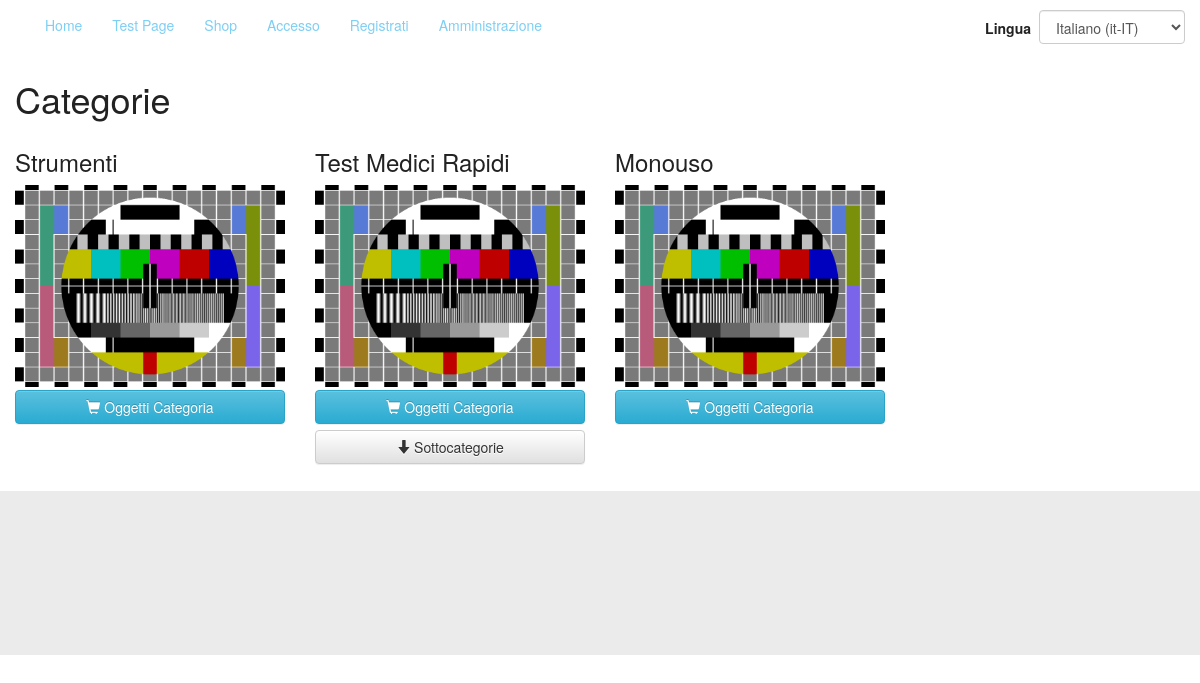
/Shop/catChildren/8, run on the app's committed database.
### tables this page shows
CREATE TABLE `acms_menus` (
  `menu_id` int(11) NOT NULL,
  `menu_title` varchar(100) NOT NULL,
  `fk_lang_id` int(11) NOT NULL
);

CREATE TABLE `acms_menus_links` (
  `link_id` int(11) NOT NULL,
  `fk_menu_id` int(11) NOT NULL,
  `link_title` varchar(100) NOT NULL,
  `link_rel_uri` varchar(150) NOT NULL,
  `link_abs_uri` varchar(200) NOT NULL,
  `fk_lang_id` int(11) NOT NULL
);

CREATE TABLE `acms_shop_categories` (
  `category_id` int(11) NOT NULL,
  `category_name` varchar(80) DEFAULT NULL,
  `category_status` tinyint(1) DEFAULT '1',
  `category_image_src` varchar(256) DEFAULT NULL,
  `fk_lang_id` int(11) NOT NULL,
  `fk_parent_id` int(11) NOT NULL DEFAULT '0',
  `category_parent_name` varchar(45) DEFAULT NULL
);

### controllers/Shop.php (called while the page is built, shortened)
<?php
class Shop extends Controller
{
    public function catChildren($args=NULL)
    {
        $this->menus["main_menu"] = $this->getModel('MenuModel')->selectMenuDataById(1);
        $shop_model = $this->getModel('ShopModel');
        $this->categories = $shop_model->getCategoryChildren($args[0]);
        foreach($this->categories as $curr_cat){
            $curr_cat->children = $shop_model->getCategoryChildren($curr_cat->category_id);
        }
        $this->getView('pages/page_default');
    }
}

### index.php (called while the page is built, shortened)
<?php
require_once(__DIR__.'/Config.php');
require_once(Config::$abs_path.'/libs/php/Session.php');
require_once(Config::$abs_path.'/libs/php/Database.php');
require_once(Config::$abs_path.'/controllers/Controller.php');
require_once(Config::$abs_path.'/App.php');
(new App());

### libs/php/Session.php (called while the page is built, shortened)
<?php
class Session
{
    public static function get($key)
    {
        if (isset($_SESSION[$key]))
        {
            return $_SESSION[$key];
        }else{
            return FALSE;
        }
    }
}

### libs/php/Database.php (called while the page is built, shortened)
<?php
class Database
{
    public $mysqli;
    public $results;
    public function __construct()
    {
        $this->mysqli = new mysqli( Config::$db_host, Config::$db_user, Config::$db_pass, Config::$db_name);
    }
    public function queryExec($query='')
    {
        $_query = str_replace("#_", Config::$db_prefix, $query);
        if (!$this->results = $this->mysqli->query($_query)) {
            echo "<b>Database() say: </b>query problems<br>";
            echo "Query: " . $_query . "<br>";
            echo "Errno: " . $this->mysqli->errno . "<br>";
            echo "Error: " . $this->mysqli->error . "<br>";
            exit;
        }
        return $this->results;
    }
}

### models/MenuModel.php (called while the page is built)
<?php
class MenuModel extends Model
{
    public function selectMenuDataById($menu_id = 0)
    {
        $query =
            "SELECT * "
          . "FROM #_menus "
          . "LEFT JOIN #_menus_links ON #_menus_links.fk_menu_id = $menu_id "
          . "WHERE #_menus.menu_id = $menu_id";
        $this->results = $this->queryExec($query);
        $data = array();
        while ($obj = $this->results->fetch_object()){
            array_push($data, $obj);
        }
        return $data;
    }
}

### models/ShopModel.php (called while the page is built, shortened)
<?php
class ShopModel extends Model
{
    function getCategoryChildren($category_id=NULL)
    {
        $query =
         "SELECT * FROM #_shop_categories
          LEFT JOIN #_languages ON #_shop_categories.fk_lang_id = #_languages.lang_id
          WHERE #_shop_categories.fk_parent_id = $category_id;";
        $this->results = $this->queryExec($query);
        if(!$this->results){
            return FALSE;
        }else{
            $data = array();
            while($row_obj = $this->results->fetch_object()){
                array_push($data, $row_obj);
            }
            return $data;
        }
    }
}

### views/shop/categories.php (the view)
<div class="categories">
    <h1><?=Lang::$categories?></h1>
    <div class="categories_list">
        <div class="row">
            <?php if(count($this->categories) > 0) :?>
                <?php foreach($this->categories as $curr_category): ?>
                    <div class="col-xs-12 col-sm-6 col-md-4 col-lg-3 category_wrapper">
                        <div class="category">
                            <div class="category_title">
                                <h3>
                                    <?=$curr_category->category_name;?>
                                </h3>
                            </div>
                            <div class="category_image">
                                <img src="<?=$curr_category->category_image_src;?>" alt="<?=$curr_category->category_name;?>" title="<?=$curr_category->category_name;?>" />
                            </div>
                            <div class="category_links">
                                <a href="<?=Config::$web_path. "/Shop/showItems/" . $curr_category->category_id;?>" class="btn btn-info form-control">
                                    <span class="glyphicon glyphicon-shopping-cart"></span>
                                    <?=Lang::$category_items;?>
                                </a>
                                <?php if(count($curr_category->children) > 0): ?>
                                    <a href="<?=Config::$web_path. "/Shop/catChildren/" . $curr_category->category_id;?>" class="btn btn-default form-control">
                                        <span class="glyphicon glyphicon-arrow-down"></span>
                                        <?=Lang::$subcategories;?>
                                    </a>
                                <?php endif;?>
                            </div>
                        </div>
                    </div>
                <?php endforeach;?>
            <?php else:?>
                <div class="col-xs-12 col-sm-12 col-md-12 col-lg-12">
                    <h2><?=Lang::$categories_none;?></h2>
                </div>
            <?php endif;?>
        </div>
    </div>
</div>

### App.php (shortened to what this page needs)
<?php
class App
{
    protected $controller = 'Page';
    protected $method = 'index';
    protected $params = array();
    public function __construct()
    {
        $url = $this->parseUrl();
        if($url)
        {
            if( file_exists(__DIR__ . '/controllers/' . $url[0] . '.php') )
            {
                $this->controller = $url[0];
                unset($url[0]);
                $this->controller = new $this->controller;
                if( isset($url[1]) && method_exists($this->controller, $url[1]))
                {
                    $this->method = $url[1];
                    unset($url[1]);
                }
            }
            $this->params = $url ? array_values($url) : array();
            call_user_func_array(array($this->controller, $this->method), array($this->params));
        }else{
            require_once(dirname(__FILE__) . '/controllers/' . $this->controller . '.php');
            $this->controller = new $this->controller;
            call_user_func_array(array($this->controller, $this->method), array($this->params));
        }
    }
    public function parseUrl()
    {
        $get = filter_input_array(INPUT_GET, FILTER_SANITIZE_STRING);
        if(isset($get['url'])){
            return $url = explode('/', filter_var(rtrim($get['url'], '/'), FILTER_SANITIZE_URL) );
        }else{
            return FALSE;
        }
    }
}

### views/pages/page_default.php (shortened to what this page needs)
<!DOCTYPE html>
<html lang="en" data-localization="<?=Session::get('lang') ? Session::get('lang') : Config::$default_lang;?>">
    <head>
        <link href="<?=Config::$web_path;?>/libs/bootstrap/css/bootstrap.min.css" rel="stylesheet">
        <link href="<?=Config::$web_path;?>/libs/bootstrap/css/bootstrap-theme.min.css" rel="stylesheet">
        <link href="<?=Config::$web_path;?>/css/app_style.css" rel="stylesheet">
        <link href="<?=Config::$web_path;?>/themes/<?=Config::$theme;?>/css/theme.css" rel="stylesheet">
        <link href="<?=Config::$web_path;?>/themes/<?=Config::$theme;?>/css/theme_shop.css" rel="stylesheet">
        <link type="text/css" rel="stylesheet" href="<?=Config::$web_path;?>/js/libs/jquery-ui-1.11.4/jquery-ui.min.css" />
        <link type="text/css" rel="stylesheet" href="<?=Config::$web_path;?>/js/libs/sweetalert-master/dist/sweetalert.css" />
        <link type="text/css" rel="stylesheet" href="<?=Config::$web_path;?>/js/libs/jonthornton-jquery-timepicker/jquery.timepicker.css" />
    </head>
    <body>
        <div class="container-fluid">
            <header class="row">
                <div class="header-content col-xs-12 col-sm-12 col-md-12 col-lg-12">
                    <?php $this->getInclude('header-content');?>
                </div>
            </header>
        </div>
        <div class="container-fluid">
            <div class="main-content">
                <?php $this->getInclude('main-content') ?>
            </div>
        </div>
        <div class="container-fluid">
            <footer class="row">
                <div class="footer-content col-xs-12 col-sm-12 col-md-12 col-lg-12">
                </div>
            </footer>
        </div>
    </body>
</html>

### controllers/Controller.php (shortened to what this page needs)
<?php
class Controller
{
    public $includes = array("positions"=>array());
    public function getModel($model='')
    {
        return new $model();
    }
    public function getView($view="", $data=NULL )
    {
        require_once(Config::$abs_path.'/views/'.$view.'.php');
    }
    public function includeView($view="", $position="")
    {
        $view_path = Config::$abs_path.'/views/'.$view.'.php';
        if($position!=""){
            $this->includes['positions'][$position] = $view_path;
        }else{
            array_push($this->includes, $view_path);
        }
    }
    public function getInclude($position="")
    {
        if( isset($this->includes['positions'][$position]) )
        {
            require_once( $this->includes['positions'][$position] );
        }
    }
}

### views/nav/main_menu.php
<div class="main_menu">
    <div class="main_menu_wrapper">
        <?php if(isset($this->menus["main_menu"])): ?>
                <div id="navbar" class="navbar-collapse collapse">
                    <ul class="nav navbar-nav">
                    <?php foreach($this->menus["main_menu"] as $menu_link): ?>
                        <?php
                            $uri = Config::$web_path;
                            if(isset($menu_link->link_rel_uri)){
                                $uri.=$menu_link->link_rel_uri;
                            }else if(isset($menu_link->link_abs_uri)){
                                $uri.=$menu_link->link_abs_uri;
                            }
                        ?>
                        <li>
                            <a
                                href = "<?=$uri?>"
                                target = "_self"
                                title= "<?=$menu_link->link_title?>"
                                alt  = "<?=$menu_link->link_title?>"
                            >
                                <?=$menu_link->link_title?>
                            </a>
                        </li>
                    <?php endforeach; ?>
                    </ul>
                    <ul class="nav navbar-nav navbar-right">
                        <li>
                            <label style="margin: 18px 8px auto 8px;">
                                Lingua
                            </label>
                        </li>
                        <li>
                            <p>
                                <?php include(__DIR__ . '/lang_menu.php');?>
                            </p>
                        </li>
                    </ul>
                </div>
        <?php endif;?>
    </div>
</div>

### views/nav/lang_menu.php (shortened to what this page needs)
<div class="lang_menu">
    <form id="selectLanguage" name="select_language" method="POST" action="<?=Config::$web_path?>/Localization/setLanguage">
        <div class="form-group">
            <select id="languageCode" name="language_code" class="form-control">
                <option value="it-IT" <?=Session::get('lang')==="it-IT" ? 'selected' : ''; ?>>
                    Italiano (it-IT)
                </option>
            </select>
        </div>
    </form>
</div>

### css/app_style.css (style rules this page uses)
a, a:hover, a:focus, a:visited { text-decoration: none; }

### themes/default/css/theme.css (style rules this page uses)
html, body { color: #222; }
a { color: #7ecff4; }
select, option { color: #222; }
footer { min-height: 164px; margin-top: 24px; margin-bottom: 0; background: #EBEBEB; }

### themes/default/css/theme_shop.css (style rules this page uses)
.categories .category_wrapper .category_image img { width: 100%; text-align: center; }
.categories .category_wrapper .category_links a { margin-top: 3px; margin-bottom: 3px; }

### data on the page
acms_menus: acms_menus_links.link_title "Home", acms_menus_links.link_title "Test Page", acms_menus_links.link_title "Shop", acms_menus_links.link_title "Accesso", acms_menus_links.link_title "Registrati", acms_menus_links.link_title "Amministrazione"
acms_shop_categories: category_name "Strumenti", category_image_src (picture)
acms_shop_categories: category_name "Test Medici Rapidi", category_image_src (picture)
acms_shop_categories: category_name "Monouso", category_image_src (picture)

### other printed values
Lang::$categories "Categorie"
